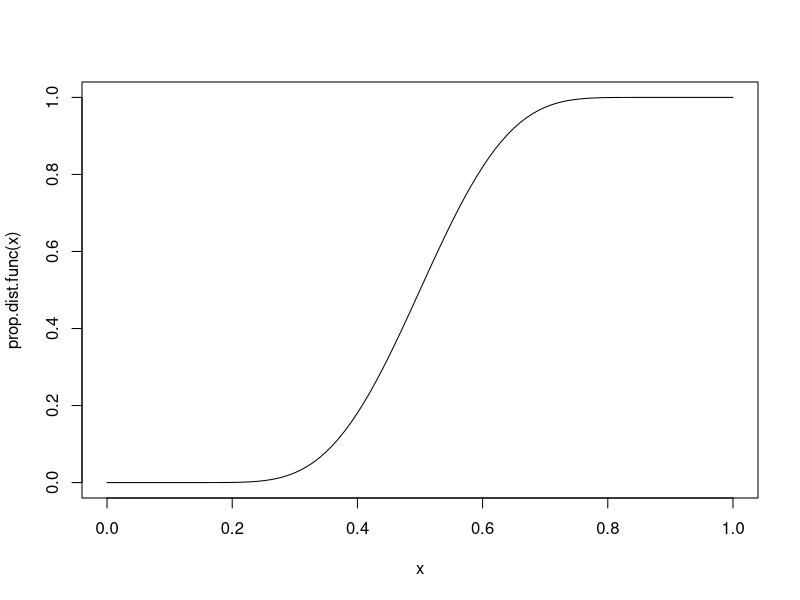
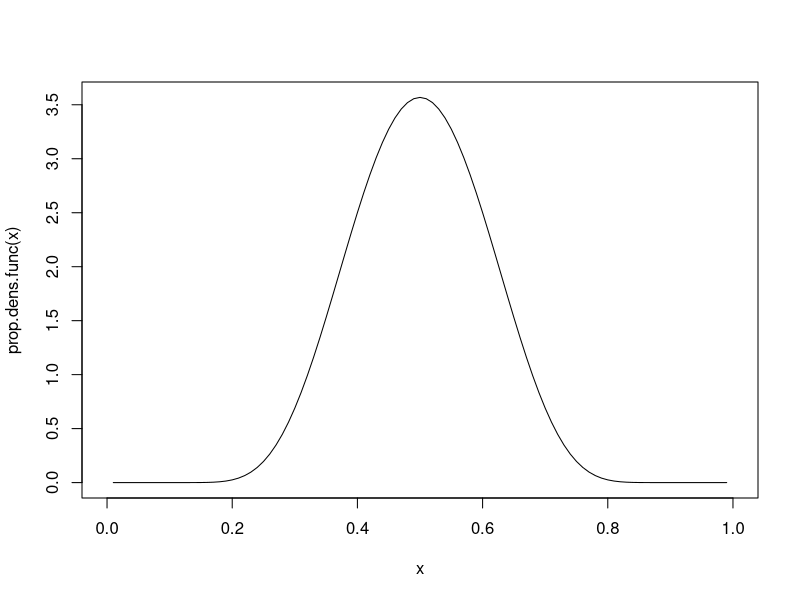
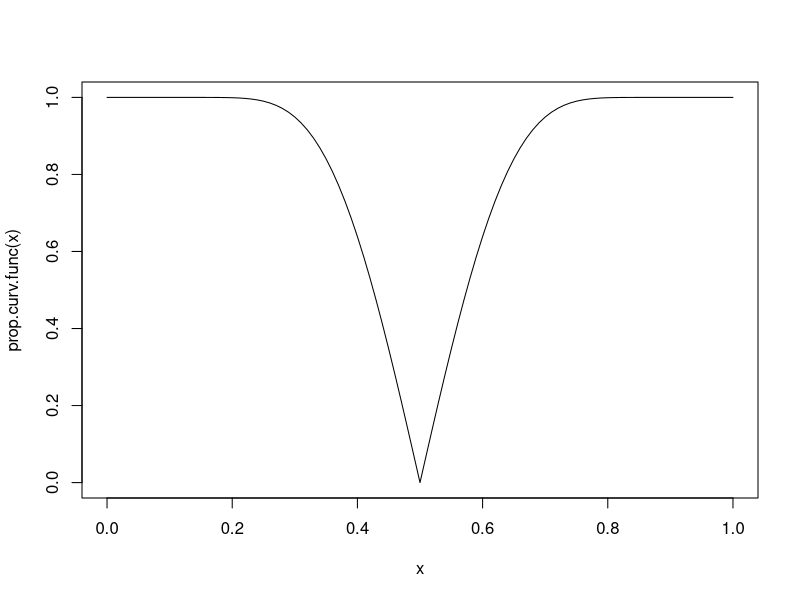
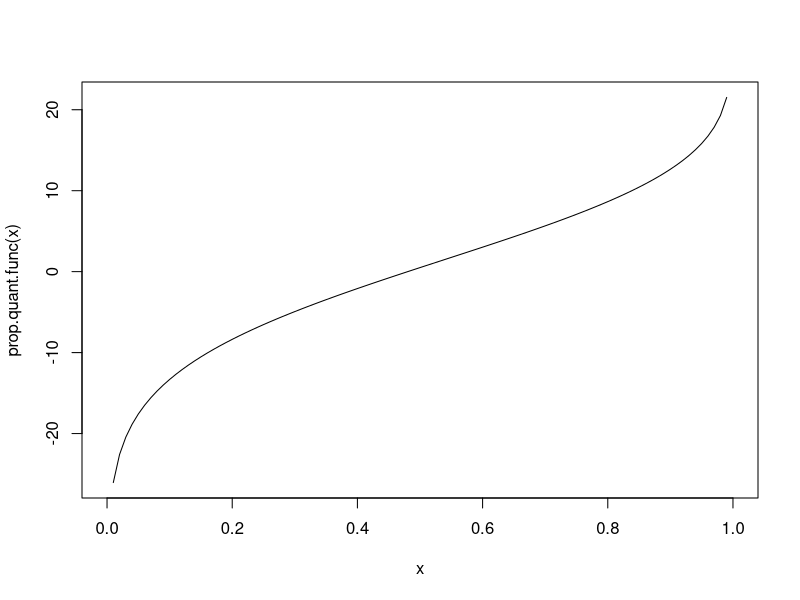

Write R code to recreate these figures, in order.
## ---- chunk 1
?prop.test
## ---- chunk 2
prop.conf <- function (x, n, plot = TRUE) {
  
  p.hat <- x/n
    
    prop.dist.func <- function(p) 1-pnorm((p.hat - p)/sqrt(p*(1-p)/n))
    
      prop.deriv <- function(p) -1/2*(p - p.hat)*((p - 1)/n + p/n)/(-(p - 1)*p/n)^(3/2) - 1/sqrt(-(p - 1)*p/n)

    prop.dens.func <- function(p) -dnorm((p.hat - p)/sqrt(p*(1-p)/n))*prop.deriv(p)
    
    prop.curv.func <- function(p) abs(2*(1-pnorm((p.hat - p)/sqrt(p*(1-p)/n)))-1)

      quant.top <- function(p) p.hat + (qnorm(p)/2*n) + (qnorm(p)*sqrt((p.hat*(1-p.hat))/n)+(qnorm(p)/(4*n^2)))
    
      quant.bot <- function(p) 1 + qnorm(p)/n
    
    prop.quant.func <- function(p) quant.top(p)/quant.bot(p)


    
    x.list <- list(pconf = var.dist.func, dconf = var.dens.func, cconf = var.conf.curv.func, qconf = var.quantile.func)
    
    if (plot){
      crit.left <- ((n-1)*s.sq)/qchisq(0.9995, df = n-1)
      crit.right <- ((n-1)*s.sq)/qchisq(0.0005, df = n-1)
      curve(prop.dist.func, from = crit.left, to = crit.right)
      curve(prop.dens.func, from = crit.left, to = crit.right)
      curve(prop.curv.func, from = crit.left, to = crit.right)
      }

}
## ---- chunk 3
x <- 10
n <- 20
p.hat <- x/n
prop.dist.func <- function(p) 1-pnorm((p.hat - p)/sqrt(p*(1-p)/n))
curve(prop.dist.func, from = 0, to = 1)
## ---- chunk 4
prop.deriv <- function(p) -1/2*(p - p.hat)*((p - 1)/n + p/n)/(-(p - 1)*p/n)^(3/2) - 1/sqrt(-(p - 1)*p/n)

prop.dens.func <- function(p) -dnorm((p.hat - p)/sqrt(p*(1-p)/n))*prop.deriv(p)

curve(prop.dens.func, from = 0, to = 1)
## ---- chunk 5
integrate(prop.dens.func, lower = 0, upper = .7)

1-pnorm((p.hat - .7)/sqrt(.7*(1-.7)/n))

## ---- chunk 6

prop.curv.func <- function(p) abs(2*(1-pnorm((p.hat - p)/sqrt(p*(1-p)/n)))-1)


curve(prop.curv.func, from = 0, to = 1)
## ---- chunk 7
quant.top <- function(p) p.hat + (qnorm(p)/2*n) + (qnorm(p)*sqrt((p.hat*(1-p.hat))/n)+(qnorm(p)/(4*n^2)))
    
quant.bot <- function(p) 1 + qnorm(p)/n
    
prop.quant.func <- function(p) quant.top(p)/quant.bot(p)

curve(prop.quant.func, from = 0, to = 1)
## ---- chunk 8
prop.dist.func(.6)
prop.quant.func(.8193448)
